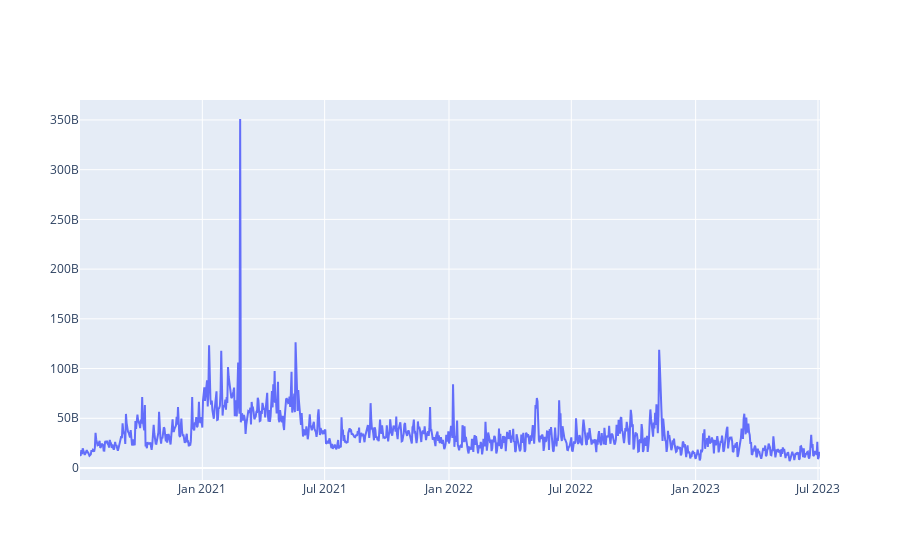

Notebook cell for this chart:
### Code cell
#Transaction volume was the highest on February 6th, 2021
fig = go.Figure(data=go.Scatter(x=bitdata.index, y=bitdata["Volume"]))
fig.show()

### Figure 1 — Plotly figure (JSON) as saved in the notebook; plotly's stock layout.template omitted (floating-point values rounded to 4 significant figures; data arrays with more than 128 entries replaced by an {"elided": "..."} marker saying what was removed)
{"data": [{"type": "scatter", "x": {"elided": "1096 str values"}, "y": {"elided": "1096 int values"}}], "layout": {}}
